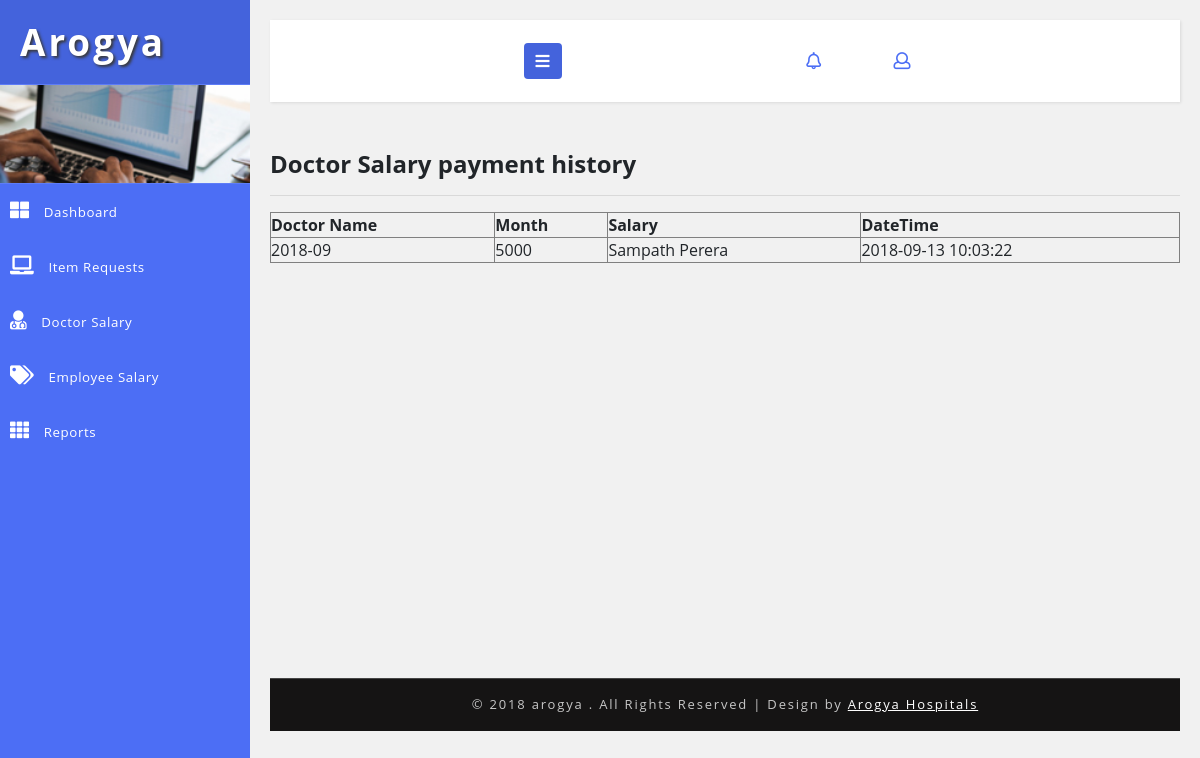
Page /accountant/doctor_salary_payment_history.php on the earlier database version.
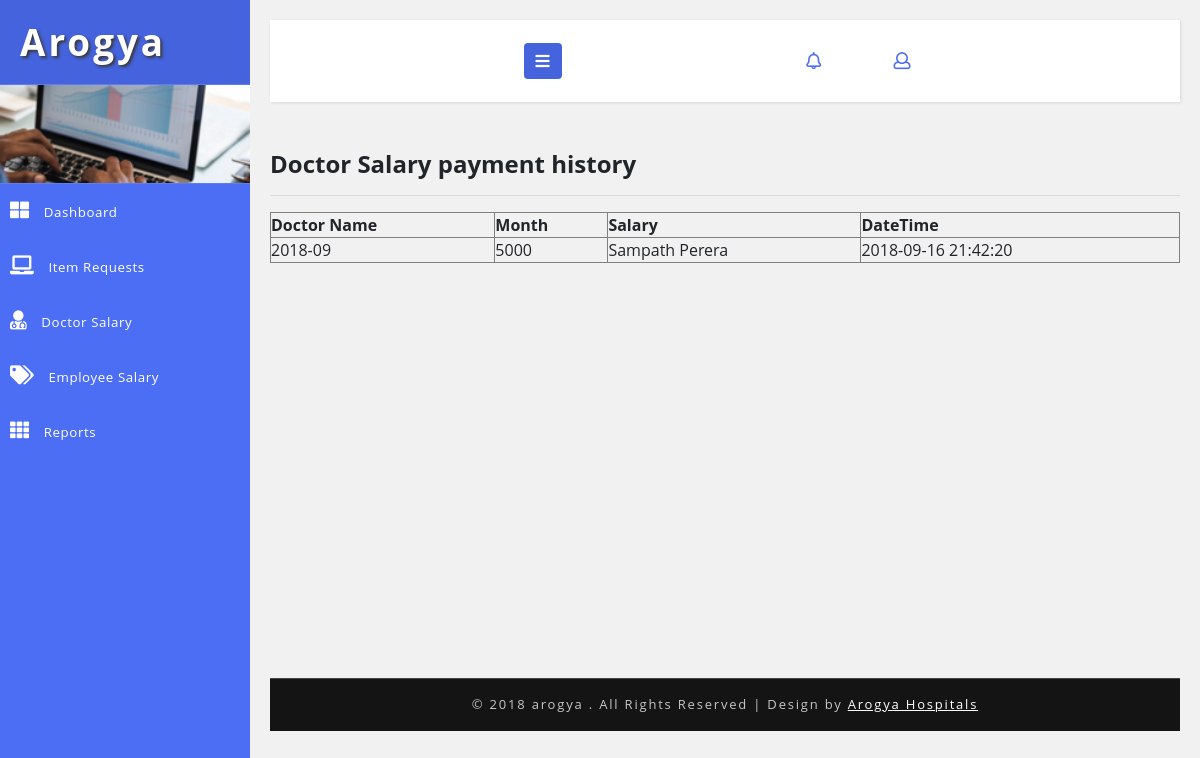
Same page on the later database version.
### tables this page shows
CREATE TABLE `hms_doctor_salary` (
  `id` int(5) NOT NULL AUTO_INCREMENT,
  `doctor_id` int(5) DEFAULT NULL,
  `salary_month` varchar(20) DEFAULT NULL,
  `salary_amount` varbinary(10) DEFAULT NULL,
  `created_date` timestamp NOT NULL DEFAULT CURRENT_TIMESTAMP,
  `created_user` int(5) DEFAULT NULL,
  PRIMARY KEY (`id`)
);

### DB.php (called while the page is built, shortened)
<?php
function getDBConnection() {
    $servername = "localhost";
    $username = "root";
    $password = "123";
    $db = "hmsdb";
    $conn = mysqli_connect($servername, $username, $password, $db);
    if (!$conn) {
        die("Connection failed: " . mysqli_connect_error());
    } else {
        return $conn;
    }
}
function getData($sql) {
    $conn = getDBConnection();
    $result = mysqli_query($conn, $sql);
    if (mysqli_num_rows($result) > 0) {
        return $result;
    } else {
        return FALSE;
    }
}
?>

### accountant/doctor_salary_payment_history.php (the view, shortened to what this page needs)
<?php
include '../DB.php';
?>
<!DOCTYPE html>
<html lang="en">
    <head>
        <link rel="stylesheet" href="https://maxcdn.bootstrapcdn.com/bootstrap/3.3.7/css/bootstrap.min.css">
        <link rel="stylesheet" href="https://maxcdn.bootstrapcdn.com/font-awesome/4.7.0/css/font-awesome.min.css">
        <link href="../css/bootstrap.css" rel="stylesheet" type="text/css" media="all" />
        <link href="../css/style.css" rel="stylesheet" type="text/css" media="all" />
        <link rel="stylesheet" href="../css/style4.css">
        <link href="../css/fontawesome-all.css" rel="stylesheet">
    </head>
    <body>
        <div class="wrapper">
            <nav id="sidebar">
                <div class="sidebar-header">
                    <h1>
                        <a href="#">Arogya</a>
                    </h1>
                </div>
                <div class="profile-bg"></div>
                <?php
                include_once '../_tree_accountant.php';
                ?>
            </nav>
            <div id="content">
                <?php include_once '../_top_bar.php'; ?>
                <div class="blank-page-content">
                    <h4>Doctor Salary payment history</h4>
                    <hr>
                    <table border="1" style="width: 100%">
                        <thead>
                            <tr>
                                <th>Doctor Name</th>
                                <th>Month</th>
                                <th>Salary</th>
                                <th>DateTime</th>
                            </tr>
                        </thead>
                        <tbody>
                            <?php
                            $sql = "SELECT hms_doctor_salary.*,CONCAT(hms_doctor.first_name,' ',hms_doctor.last_name) AS doc_name FROM hms_doctor_salary
INNER JOIN hms_doctor
ON hms_doctor_salary.doctor_id = hms_doctor.id
";
                            $data = getData($sql);
                            if ($data != null) {
                                foreach ($data as $value) {
                                    ?>
                                    <tr>
                                        <td><?= $value['salary_month']?></td>
                                        <td><?= $value['salary_amount']?></td>
                                        <td><?= $value['doc_name']?></td>
                                        <td><?= $value['created_date']?></td>
                                    </tr>
                                    <?php
                                }
                            }
                            ?>
                        </tbody>
                    </table>
                </div>
                <?php include '../_footer.php'; ?>
            </div>
        </div>
        <link href="../css/jquery.dataTables.min.css" rel="stylesheet" type="text/css"/>
    </body>
</html>

### _tree_accountant.php
<ul class="list-unstyled components">
              <li>
                  <a href="<?php $_SERVER['SERVER_NAME'] ?>/<?= $_SESSION['sitename'] ?>/home.php">
                      <i class="fas fa-th-large"></i>
                      Dashboard
                  </a>
              </li>
              <li>
                  <a href="<?php $_SERVER['SERVER_NAME'] ?>/<?= $_SESSION['sitename'] ?>/accountant/item_purchase_request.php" >
                      <i class="fas fa-laptop"></i>
                     Item Requests
                  </a>
              </li>
              <li>
                  <a href="<?php $_SERVER['SERVER_NAME'] ?>/<?= $_SESSION['sitename'] ?>/accountant/doctor_salary_payment.php" >
                      <i class="fas fa-user-md"></i>
                     Doctor Salary
                  </a>
              </li>
           <li>
      <a href="<?php $_SERVER['SERVER_NAME'] ?>/<?= $_SESSION['sitename'] ?>/accountant/employee_salary_payment.php">
          <i class="fas fa-tags"></i>
          Employee Salary
      </a>
  </li>
              <li>
                          <a href="<?php $_SERVER['SERVER_NAME'] ?>/<?= $_SESSION['sitename'] ?>/accountant/report-doctor-salary.php">
                      <i class="fas fa-th"></i>
                     Reports
                  </a>
              </li>
          </ul>

### _top_bar.php (shortened to what this page needs)
<nav class="navbar navbar-default mb-xl-5 mb-4">
    <div class="container-fluid">
        <div class="navbar-header">
            <button type="button" id="sidebarCollapse" class="btn btn-info navbar-btn">
                <i class="fas fa-bars"></i>
            </button>
        </div>
        <ul class="top-icons-agileits-w3layouts float-right">
            <li class="nav-item dropdown">
                <a class="nav-link dropdown-toggle" href="#" id="navbarDropdown" role="button" data-toggle="dropdown" aria-haspopup="true"
                   aria-expanded="false">
                    <i class="far fa-bell"></i>
                </a>
            </li>
            <li class="nav-item dropdown">
                <a class="nav-link dropdown-toggle" href="#" id="navbarDropdown" role="button" data-toggle="dropdown" aria-haspopup="true"
                   aria-expanded="false">
                </a>
            </li>
            <li class="nav-item dropdown">
                <a class="nav-link dropdown-toggle" href="#" id="navbarDropdown2" role="button" data-toggle="dropdown" aria-haspopup="true"
                   aria-expanded="false">
                    <i class="far fa-user"></i>
                </a>
            </li>
        </ul>
    </div>
</nav>

### _footer.php
<div class="copyright-w3layouts py-xl-3 py-2 mt-xl-5 mt-4 text-center">
                <p>© 2018 arogya . All Rights Reserved | Design by
                    <a href="#"> Arogya Hospitals </a>
                </p>
            </div>

### css/style.css (style rules this page uses)
html, body { margin: 0; font-size: 100%; font-family: 'Open Sans', sans-serif; background: #fff; }
.blank-page-content { min-height: 480px; }
body a { text-decoration: none; transition: 0.5s all; -webkit-transition: 0.5s all; -moz-transition: 0.5s all; -o-transition: 0.5s all; -ms-transition: 0.5s all; }
h1, h2, h3, h4, h5, h6 { margin: 0; font-weight: 700; }
p { margin: 0; }
ul { margin: 0; padding: 0; }
ul li { list-style: none; }
.profile-bg { border: 1px solid #5d7cf7; border-left: none; border-right: none; background: url(../images/menu1.jpg)no-repeat 0px 0px; -webkit-background-size: cover; -moz-background-size: cover; -o-background-size: cover; -ms-background-size: cover; background-size: cover; min-height: 100px; }
.top-icons-agileits-w3layouts .dropdown-toggle::after { display: none; }
.top-icons-agileits-w3layouts li { list-style: none; display: inline-block; }
ul.top-icons-agileits-w3layouts a.nav-link i { display: inline-block; font-size: 17px; color: #4c6ef5; }
.dropdown { display: none; padding: 0; list-style: none; }
.copyright-w3layouts p { color: #c7c7c7; font-size: 13px; letter-spacing: 1.8px; text-align: center; font-weight: 400; }
.copyright-w3layouts p a { color: #fff; text-decoration: underline; }
.copyright-w3layouts { background: #151414; border-top: 1px solid #464646; }
ul.list-unstyled li { font-size: 14px; letter-spacing: 1px; color: #7d7d7d; }

### css/style4.css (style rules this page uses)
body { font-family: 'Open Sans', sans-serif; background: #f1f1f1; }
p { font-family: 'Open Sans', sans-serif; }
a, a:hover, a:focus { color: inherit; text-decoration: none; transition: all 0.3s; }
.navbar { padding: 15px 10px; background: #fff; border: none; border-radius: 0; box-shadow: 1px 1px 3px rgba(0, 0, 0, 0.1); }
.navbar-btn { box-shadow: none; outline: none !important; border: none; background: #4463dc; }
i, span { display: inline-block; }
.wrapper { display: flex; align-items: stretch; }
#sidebar { min-width: 250px; max-width: 250px; background: #4c6ef5; color: #fff; transition: all 0.3s; }
.sidebar-header h1 { font-size: 2.3em; letter-spacing: 3px; color: #fff; text-shadow: 2px 2px 3px #39393a; }
#sidebar ul li a { text-align: left; }
#sidebar .sidebar-header { padding: 20px; background: #4463dc; }
#sidebar ul li a { padding: 16px 10px; font-size: .95em; letter-spacing: 0.6px; display: block; color: #fff; font-weight: 400; }
#sidebar ul li a i { margin-right: 10px; font-size: 19px; }
#content { padding: 20px; min-height: 100vh; transition: all 0.3s; overflow: hidden; width: 100%; }

Differences in the rows shown:
removed hms_doctor_salary: salary_month "2018-09", salary_amount "5000", doc_name "Sampath Perera", created_date "2018-09-13 10:03:22"
added hms_doctor_salary: salary_month "2018-09", salary_amount "5000", doc_name "Sampath Perera", created_date "2018-09-16 21:42:20"
